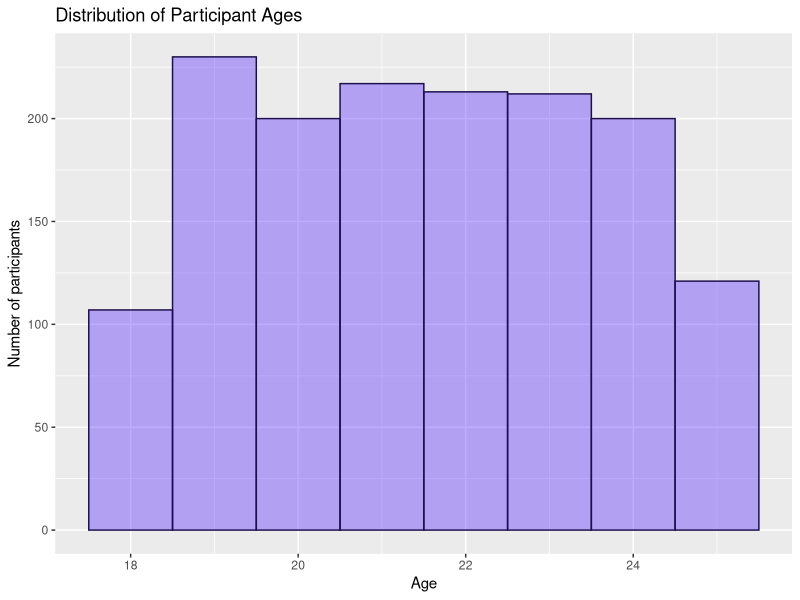
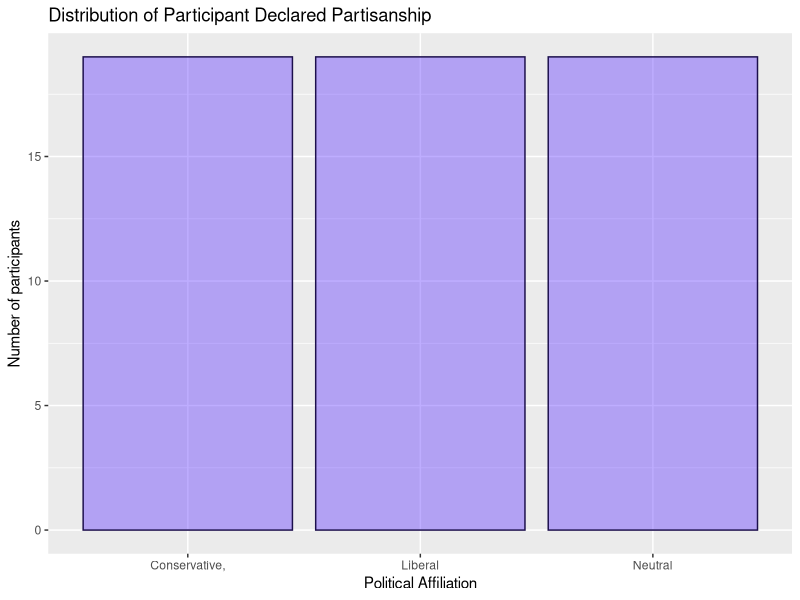
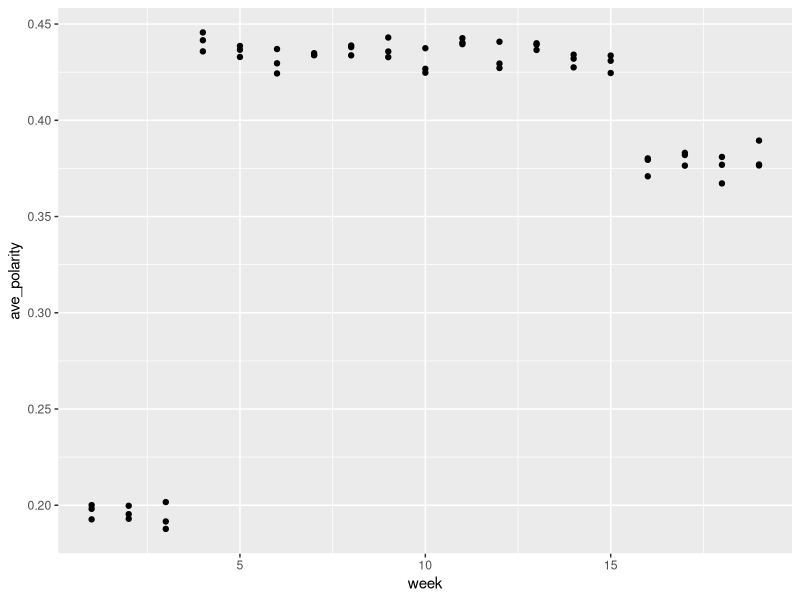
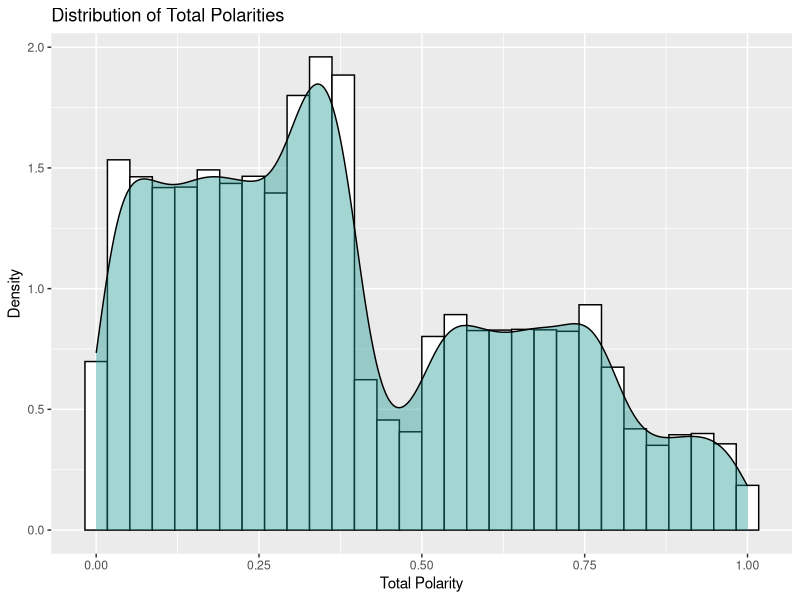
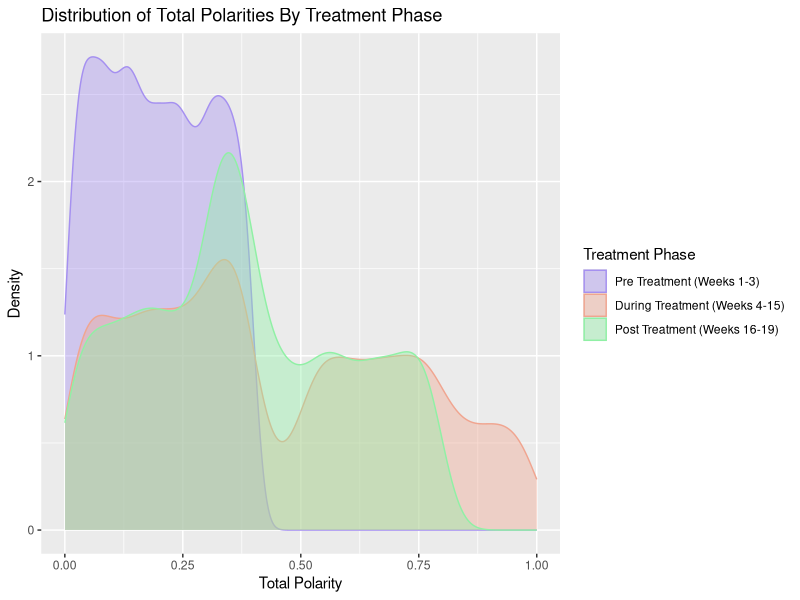
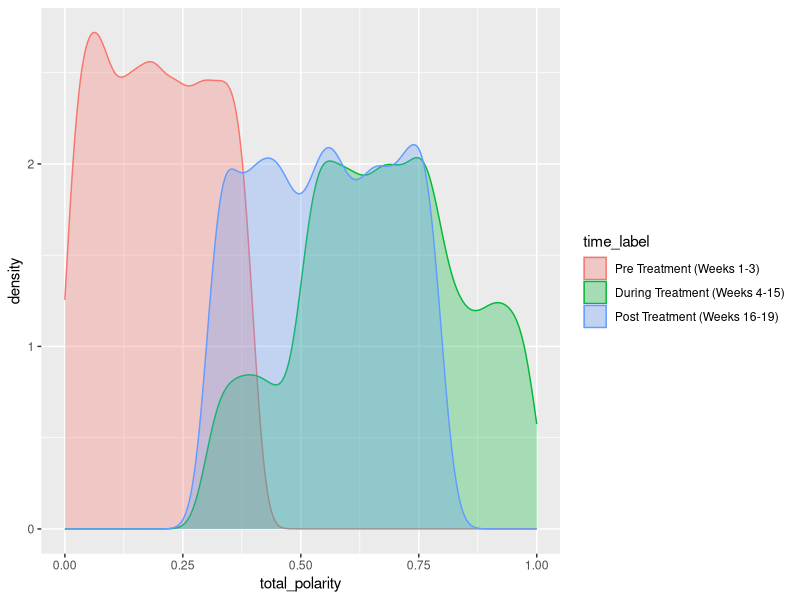
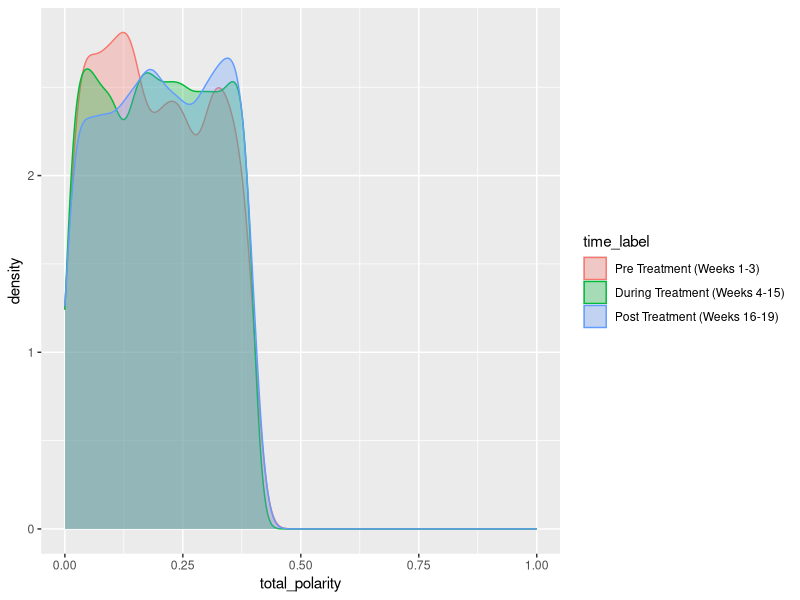
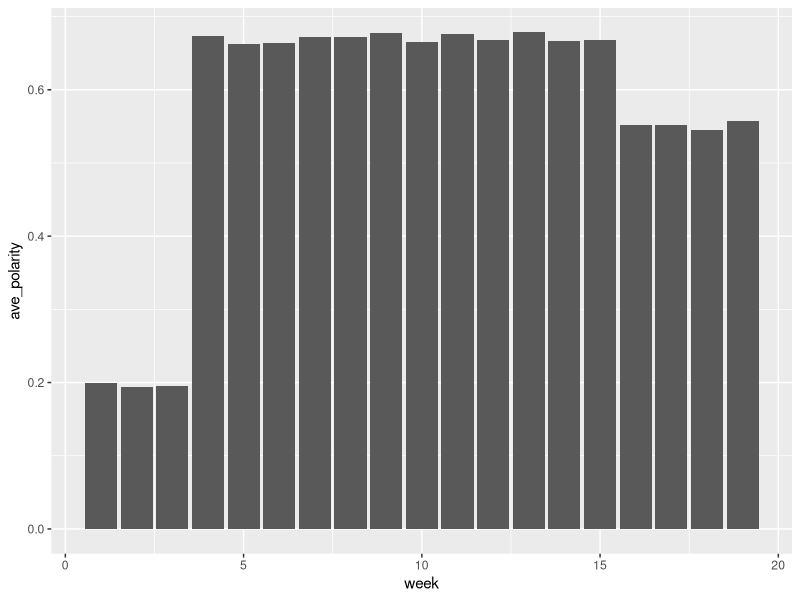

Source code (R) for these figures, in order: (Note: this script raises an error after producing the figures.)
library(tidyverse)
library(cowplot)
library(reshape2)

meme_data <- read.csv("meme_experiment_data.csv")
meme_data[is.na(meme_data)] <- 0

summary(meme_data)
View(meme_data)

###HISTOGRAM FOR AGES###
age_data <- meme_data %>%
  group_by(subjects, age) %>%
  summarise(N = n())

View(age_data)

ggplot(age_data, aes(x = age)) +
  geom_histogram(binwidth = 1, color = "#1c0f4c", fill = "#5e32ff", alpha = 0.4) +
  ggtitle("Distribution of Participant Ages") +
  xlab("Age") +
  ylab("Number of participants")

#table(meme_data$subjects, meme_data$group_assignment)

combined_meme_data <- meme_data %>%
  mutate(total_polarity = preexperiment_polarization + experiment_polarization + postexperiment_polarization)

View(combined_meme_data)

partisanship_data <- combined_meme_data %>%
  mutate(ideology = ifelse(declared_partisanship == -1, "Conservative,",
                           ifelse(declared_partisanship == 0, "Neutral",
                                  ifelse(declared_partisanship == 1, "Liberal", "none")))) %>%
  group_by(week, ideology) %>%
  summarise(N = n(),
            ave_polarity = mean(total_polarity))

ggplot(partisanship_data, aes(x = ideology)) +
  geom_bar(color = "#1c0f4c", fill = "#5e32ff", alpha = 0.4) +
  ggtitle("Distribution of Participant Declared Partisanship") +
  xlab("Political Affiliation") +
  ylab("Number of participants")

ggplot(partisanship_data, aes(x = week, y = ave_polarity)) +
  geom_point()

###SINGLE DENSITY PLOT FOR ALL POLARITIES###
ggplot(combined_meme_data, aes(x = total_polarity)) +
  geom_histogram(aes(y = ..density..), color = "black", fill = "white") +
  geom_density(color = "black", fill = "#199790", alpha = 0.4) +
  ggtitle("Distribution of Total Polarities") +
  xlab("Total Polarity") +
  ylab("Density")

###DENSITY PLOTS BY TIME###
time_groups <- combined_meme_data %>%
  mutate(time_label = ifelse(preexperiment_polarization > 0, "pre_experiment",
         ifelse(experiment_polarization > 0, "during_experiment",
         ifelse(postexperiment_polarization > 0, "post_experiment", "none"))))

View(time_groups)

time_groups$time_label <- factor(time_groups$time_label, levels = c("pre_experiment", "during_experiment", "post_experiment"), labels = c("Pre Treatment (Weeks 1-3)", "During Treatment (Weeks 4-15)", "Post Treatment (Weeks 16-19)"))

ggplot(time_groups, aes(x = total_polarity, color = time_label, fill = time_label)) +
  geom_density(alpha = 0.4) +
  ggtitle("Distribution of Total Polarities By Treatment Phase") +
  scale_color_manual("Treatment Phase", values = c("#a590f0", "#f0a590", "#90f0a5")) +
  scale_fill_manual("Treatment Phase", values = c("#a590f0", "#f0a590", "#90f0a5")) +
  xlab("Total Polarity") +
  ylab("Density") +
  labs(color = "Treatment Phase")

dank_time_group <- time_groups %>%
  filter(group_assignment == 1)

ggplot(dank_time_group, aes(x = total_polarity, color = time_label, fill = time_label)) +
  geom_density(alpha = 0.3) +
  xlim(0.0, 1.0)

normie_time_group <- time_groups %>%
  filter(group_assignment == 0)

ggplot(normie_time_group, aes(x = total_polarity, color = time_label, fill = time_label)) +
  geom_density(alpha = 0.3) +
  xlim(0.0, 1.0)

###COMBINING AVERAGES###
combined_averages <- combined_meme_data %>%
  group_by(week, group_assignment) %>%
  summarise(N = n(),
            ave_polarity = mean(total_polarity), na.rm = TRUE)

View(combined_averages)


###LOOKING AT EACH GROUP SEPARATELY###
dank_group <- combined_meme_data %>%
  filter(group_assignment == 1)
View(dank_group)

dank_group_averages <- dank_group %>%
  group_by(week) %>%
  summarise(N = n(),
            ave_polarity = mean(total_polarity), na.rm = TRUE)

View(dank_group_averages)

ggplot(dank_group_averages, aes(x = week, y = ave_polarity)) +
  geom_bar(stat = "identity", position = "dodge")

normie_group <- combined_meme_data %>%
  filter(group_assignment == 0)

normie_group_averages <- normie_group %>%
  group_by(week) %>%
  summarise(N = n(),
            ave_polarity = mean(total_polarity), 
            sd_polarity = sd(total_polarity),
            na.rm = TRUE)

ggplot(normie_group_averages, aes(x = week, y = ave_polarity)) +
  geom_bar(stat = "identity", position = "dodge")

###THIS IS WHERE EVERYTHING GETS PLACED INTO A SINGLE CHART###
grouped_data <- combined_meme_data %>%
  mutate(group_label = ifelse(group_assignment > 0, "dank", "normie"))

grouped_averages <- grouped_data %>%
  group_by(group_label, week) %>%
  summarise(N = n(),
            ave_polarity = mean(total_polarity),
            sd_polarity = sd(total_polarity))

grouped_averages <- grouped_averages %>%
  mutate(upper_int = ave_polarity + 1.96 * sd_polarity/sqrt(750),
         lower_int = ave_polarity - 1.96 * sd_polarity/sqrt(750))

View(grouped_averages)

ggplot(grouped_averages, aes(x = week, y = ave_polarity)) +
  #geom_bar(stat = "identity", position = "dodge")
  geom_line(aes(color = group_label)) +
  scale_color_manual("Group Assignment", values = c("#b80077", "#77b800"), labels = c('"Dank" Memes', '"Normie" Memes')) +
  geom_ribbon(aes(x = week, ymax = upper_int, ymin = lower_int, fill = group_label), alpha = 0.3) +
  scale_fill_manual("Group Assignment", values = c("#b80077", "#77b800"), labels = c('"Dank" Memes', '"Normie" Memes')) +
  ylim(0.0, 1.0) +
  geom_vline(xintercept=3, linetype = "dotted", color = "black") +
  geom_vline(xintercept=15, linetype = "dotted", color = "black") +
  ggtitle("Average Post Polarity of Participants By Group") +
  xlab("Week of Measurement") +
  ylab("Average Polarity") +
  labs(fill = "Group Assignment", caption = "The dotted lines represent the demarcation between phases of treatment. \nThe ribbon represents the 95% confidence interval for both results.")

###AGE AND POLARITY###
combined_dank_age_data <- combined_meme_data %>%
  filter(group_assignment == 1) %>%
  mutate(age_range = ifelse(age <= 21, "18-21",
                            ifelse(age <= 25, "22-25", "none")))
combined_dank_age_data <- combined_dank_age_data %>%
  group_by(age_range, week) %>%
  summarise(N = n(),
            ave_polarity = mean(total_polarity),
            sd_polarity = sd(total_polarity))

View(combined_dank_age_data)

combined_normie_age_data <- combined_meme_data %>%
  filter(group_assignment == 0) %>%
  mutate(age_range = ifelse(age <= 21, "18-21",
                            ifelse(age <= 25, "22-25", "none")))
combined_normie_age_data <- combined_normie_age_data %>%
  group_by(age_range, week) %>%
  summarise(N = n(),
            ave_polarity = mean(total_polarity),
            sd_polarity = sd(total_polarity))

combined_dank_age_data <- combined_dank_age_data %>%
  mutate(upper_int = ave_polarity + 1.96 * sd_polarity/sqrt(750),
         lower_int = ave_polarity - 1.96 * sd_polarity/sqrt(750))

combined_normie_age_data <- combined_normie_age_data %>%
  mutate(upper_int = ave_polarity + 1.96 * sd_polarity/sqrt(750),
         lower_int = ave_polarity - 1.96 * sd_polarity/sqrt(750))

combined_dank_age_data$age <- as.factor(combined_dank_age_data$age)
combined_normie_age_data$age <- as.factor(combined_normie_age_data$age)

ggplot() +
  geom_line(data = combined_dank_age_data, aes(x = week, y = ave_polarity, color = age_range)) +
  geom_ribbon(data = combined_dank_age_data, aes(x = week, ymax = upper_int, ymin = lower_int, fill = age_range), alpha = 0.2) +
  geom_line(data = combined_normie_age_data, aes(x = week, y = ave_polarity, color = age_range), linetype = "dotdash") +
  geom_ribbon(data = combined_normie_age_data, aes(x = week, ymax = upper_int, ymin = lower_int, fill = age_range), alpha = 0.2) +
  ylim(0.0, 1.0) +
  labs(title = "Average Post Polarity by Age Range", x = "Week", y = "Average Polarity", caption = 'Solid line indicates membership in the "dank" group. \nDashed line indicates membership in the "normie" group.\nRibbons indicate 95% confidence intervals.') +
  scale_color_manual("Age Range", values = c("#5cb253", "#535cb2")) +
  scale_fill_manual("Age Range", values = c("#5cb253", "#535cb2"))

View(combined_dank_age_data)
ggplot(combined_dank_age_data, aes(x = week, y = ave_polarity, group = age, color = age)) +
  geom_line() +
  scale_color_discrete() +
  ylim(0.0, 1.0)

ggplot(combined_normie_age_data, aes(x = week, y = ave_polarity, group = age, color = age)) +
  geom_line() +
  scale_color_discrete() +
  ylim(0.0, 1.0)

##DECLARED PARTISANSHIP AND POLARITY##
partisanship_dank_data <- combined_meme_data %>%
  filter(group_assignment == 1) %>%
  group_by(week, declared_partisanship) %>%
  summarise(N = n(),
            ave_polarity = mean(total_polarity),
            sd_polarity = sd(total_polarity))
View(partisanship_dank_data)

partisanship_dank_data <- partisanship_dank_data %>%
  mutate(upper_int = ave_polarity + 1.96 * sd_polarity/sqrt(750),
         lower_int = ave_polarity - 1.96 * sd_polarity/sqrt(750))

partisanship_dank_data$declared_partisanship <- as.factor(partisanship_dank_data$declared_partisanship)

ggplot(partisanship_dank_data, aes(x = week, y = ave_polarity, group = declared_partisanship, color = declared_partisanship)) +
  geom_line() +
  scale_color_discrete() +
  ylim(0.0, 1.0)

partisanship_normie_data <- combined_meme_data %>%
  filter(group_assignment == 0) %>%
  group_by(week, declared_partisanship) %>%
  summarise(N = n(),
            ave_polarity = mean(total_polarity),
            sd_polarity = sd(total_polarity))

partisanship_normie_data <- partisanship_normie_data %>%
  mutate(upper_int = ave_polarity + 1.96 * sd_polarity/sqrt(750),
         lower_int = ave_polarity - 1.96 * sd_polarity/sqrt(750))

partisanship_normie_data$declared_partisanship <- as.factor(partisanship_normie_data$declared_partisanship)

ggplot(partisanship_normie_data, aes(x = week, y = ave_polarity, group = declared_partisanship, color = declared_partisanship)) +
  geom_point() +
  #geom_smooth(span = 0.25) +
  scale_color_discrete() +
  ylim(0.0, 1.0)

ggplot() +
  geom_line(data = partisanship_dank_data, aes(x = week, y = ave_polarity, color = declared_partisanship)) +
  geom_ribbon(data = partisanship_dank_data, aes(x = week, ymax = upper_int, ymin = lower_int, fill = declared_partisanship), alpha = 0.2) +
  geom_line(data = partisanship_normie_data, aes(x = week, y = ave_polarity, color = declared_partisanship), linetype="dotdash") +
  geom_ribbon(data = partisanship_normie_data, aes(x = week, ymax = upper_int, ymin = lower_int, fill = declared_partisanship), alpha = 0.2) +
  ylim(0.0, 1.0) +
  scale_color_manual("Political Affiliation", values = c("#b4464b", "#82b446", "#4682b4"), labels = c('Conservative', 'Neutral', 'Liberal')) +
  scale_fill_manual("Political Affiliation", values = c("#b4464b", "#82b446", "#4682b4"), labels = c('Conservative', 'Neutral', 'Liberal')) +
  labs(title = "Average Post Polarity by Declared Partisanship", x = "Week", y = "Average Polarity", caption = 'Solid line indicates membership in the "dank" group. \nDashed line indicates membership in the "normie" group.\nRibbons indicate 95% confidence intervals.' )

###MEMES SEEN AND POLARITY SCATTERPLOT###
memes_seen_data <- combined_meme_data %>%
  filter(memes_seen > 0) %>%
  group_by(subjects, group_assignment) %>%
  filter(group_assignment == 0) %>%
  summarise(N = n(), ave_memes_seen = mean(memes_seen), ave_polarity = mean(total_polarity))
  #filter(subjects < 50)
  #filter(week == 4) %>%

View(memes_seen_data)

ggplot(memes_seen_data, aes(x = ave_memes_seen, y = ave_polarity, color = group_assignment)) +
  geom_point(alpha = 0.5) +
  xlim(0.0, 1.0) +
  ylim(0.0, 1.0)
